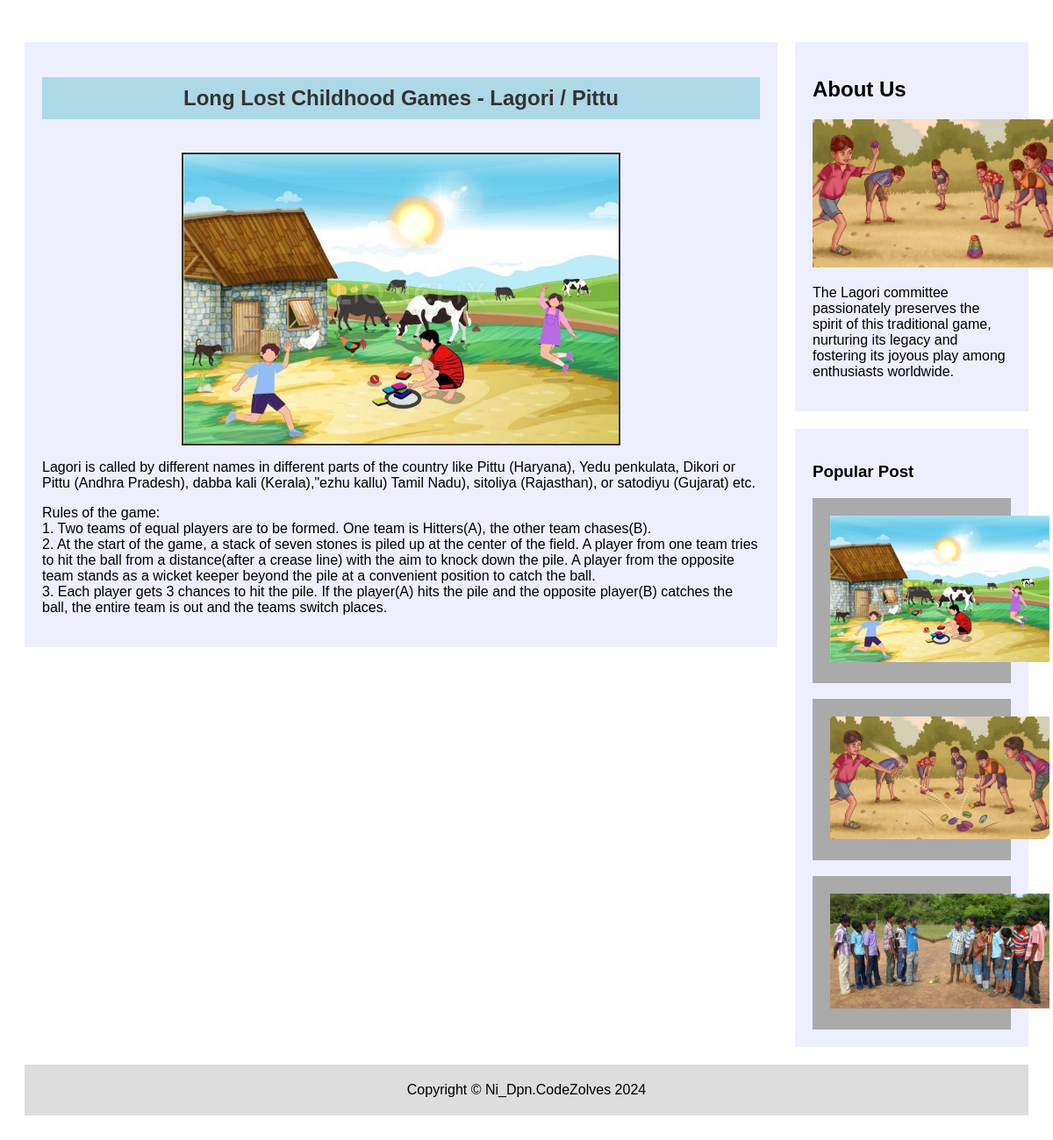
The app's page /submain.php?post_id=4 with its own data.
### tables this page shows
CREATE TABLE `posts` (
  `id` int(11) NOT NULL,
  `postTitle` varchar(255) DEFAULT NULL,
  `PostDescription` text NOT NULL,
  `postContent` text DEFAULT NULL,
  `postImage` varchar(255) DEFAULT NULL
);

### submain.php (the view, shortened to what this page needs)
<!DOCTYPE html>
<html lang="en">
<head>
    <link href="css/main.css" rel="stylesheet">
</head>
<body>
<div class="row">
    <div class="leftcolumn">
<?php
include('config.php');
if (isset($_GET['post_id'])) {
    $post_id = $_GET['post_id'];
    $query = "SELECT * FROM posts WHERE id = $post_id";
    $result = mysqli_query($conn, $query);
    if ($row = mysqli_fetch_assoc($result)) {
        ?>
    <div class="card">
    <h2 style="text-align: center; font-size: 24px; color: #333; font-weight: bold; margin-bottom: 20px; background-color: lightblue; padding: 10px 0;"><?php echo $row['postTitle']; ?></h2>
    <br>
    <div style="display: flex; justify-content: center;">
        <img src="uploads/<?php echo $row['postImage']; ?>" alt="Description of the image" style="width: 500px; height: auto; border: 2px solid #333;">
    </div>
    <div style="text-align: left;">
        <p><?php echo $row['PostDescription']; ?></p>
        <p><?php echo nl2br($row['postContent']); ?></p>
    </div>
</div>
        <?php
    } else {
        echo "No post found";
    }
} else {
    echo "No post ID provided";
}
?>
</div>
<div class="rightcolumn">
        <div class="card">
            <h2>About Us</h2>
            <img src="img/img1.jpg" alt="image1" style="width: 300px;">
            <p>The Lagori committee passionately preserves the spirit of this traditional game, nurturing its legacy and fostering its joyous play among enthusiasts worldwide.</p>
        </div>
        <div class="card">
            <h3>Popular Post</h3>
            <div class="fakeimg"><img src="img/img2.jpg" alt="Image 1" style="width: 250px; height: auto;"></div><br>
           <div class="fakeimg"><img src="img/img4.jpg" alt="Image 2" style="width: 250px; height: auto;"></div><br>
          <div class="fakeimg"><img src="img/img5.jpg" alt="Image 3" style="width: 250px; height: auto;"></div>
        </div>
    </div>
</div>
<div class="footer">
    <?php
    include('includes/footer.php');
    ?>
</body>
</html>

### css/main.css (style rules this page uses)
* { box-sizing: border-box; }
body { font-family: Arial; padding: 20px; background: #ffffff; }
.leftcolumn { float: left; width: 75%; }
.rightcolumn { float: left; width: 25%; padding-left: 20px; }
.fakeimg { background-color: #aaa; width: 100%; padding: 20px; }
.card { background-color: rgb(237, 239, 255); padding: 20px; margin-top: 20px; }
.row:after { content: ""; display: table; clear: both; }
.footer { padding: 20px; text-align: center; background: #ddd; margin-top: 20px; }

### records on screen
posts: postTitle "Long Lost Childhood Games - Lagori / Pittu", postImage (picture), PostDescription "Lagori is called by different names in different parts of the country like Pittu (Haryana), Yedu penkulata, Dikori or Pittu (Andhra Pradesh), dabba kali (Kerala),\"ezhu kallu) Tamil Nadu), sitoliya (Rajasthan), or satodiyu (Gujarat) etc.", postContent "Rules of the game: 1. Two teams of equal players are to be formed. One team is Hitters(A), the other team chases(B). 2. At the start of the game, a stack of seven stones is piled up at the center of the field. A player from one team tries to hit the ball from a distance(after a crease line) with the aim to knock down the pile. A player from the opposite team stands as a wicket keeper beyond the pile at a convenient position to catch the ball. 3. Each player gets 3 chances to hit the pile. If the player(A) hits the pile and the opposite player(B) catches the ball, the entire team is out and the teams switch places."
